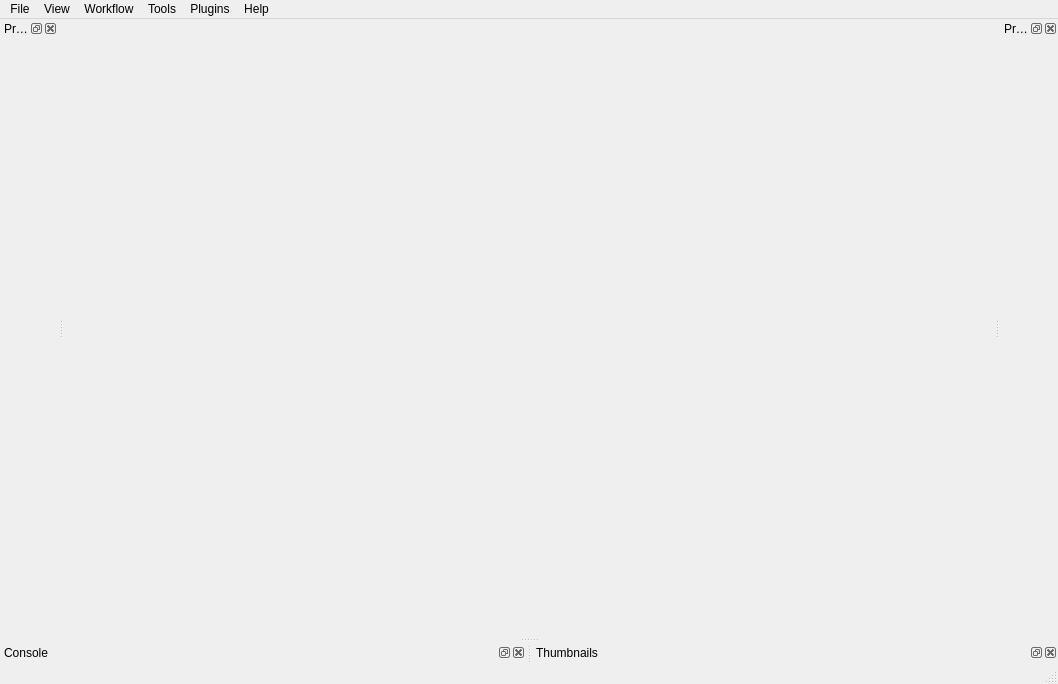
<?xml version="1.0" encoding="UTF-8"?>
<ui version="4.0">
 <class>MainWindowView</class>
 <widget class="QMainWindow" name="MainWindowView">
  <property name="geometry">
   <rect>
    <x>0</x>
    <y>0</y>
    <width>1058</width>
    <height>684</height>
   </rect>
  </property>
  <property name="windowTitle">
   <string>MainWindowView</string>
  </property>
  <widget class="QWidget" name="centralWidget"/>
  <widget class="QMenuBar" name="menuBar">
   <property name="geometry">
    <rect>
     <x>0</x>
     <y>0</y>
     <width>1058</width>
     <height>21</height>
    </rect>
   </property>
   <widget class="QMenu" name="menuFile">
    <property name="title">
     <string>File</string>
    </property>
   </widget>
   <widget class="QMenu" name="menuView">
    <property name="title">
     <string>View</string>
    </property>
   </widget>
   <widget class="QMenu" name="menuTools">
    <property name="title">
     <string>Tools</string>
    </property>
   </widget>
   <widget class="QMenu" name="menuHelp">
    <property name="title">
     <string>Help</string>
    </property>
   </widget>
   <widget class="QMenu" name="menuWorkflow">
    <property name="title">
     <string>Workflow</string>
    </property>
   </widget>
   <widget class="QMenu" name="menuPlugins">
    <property name="title">
     <string>Plugins</string>
    </property>
   </widget>
   <addaction name="menuFile"/>
   <addaction name="menuView"/>
   <addaction name="menuWorkflow"/>
   <addaction name="menuTools"/>
   <addaction name="menuPlugins"/>
   <addaction name="menuHelp"/>
  </widget>
  <widget class="QStatusBar" name="statusBar"/>
  <widget class="QDockWidget" name="dockWidgetProject">
   <property name="windowTitle">
    <string>Project</string>
   </property>
   <attribute name="dockWidgetArea">
    <number>1</number>
   </attribute>
   <widget class="QWidget" name="dockWidgetContentsProject">
    <layout class="QGridLayout" name="gridLayout">
     <property name="leftMargin">
      <number>0</number>
     </property>
     <property name="topMargin">
      <number>0</number>
     </property>
     <property name="rightMargin">
      <number>0</number>
     </property>
     <property name="bottomMargin">
      <number>0</number>
     </property>
    </layout>
   </widget>
  </widget>
  <widget class="QDockWidget" name="dockWidgetConsole">
   <property name="windowTitle">
    <string>Console</string>
   </property>
   <attribute name="dockWidgetArea">
    <number>8</number>
   </attribute>
   <widget class="QWidget" name="dockWidgetContentsConsole"/>
  </widget>
  <widget class="QDockWidget" name="dockWidgetProperties">
   <property name="windowTitle">
    <string>Properties</string>
   </property>
   <attribute name="dockWidgetArea">
    <number>2</number>
   </attribute>
   <widget class="QWidget" name="dockWidgetContentsProperties">
    <layout class="QGridLayout" name="gridLayout_2">
     <property name="leftMargin">
      <number>0</number>
     </property>
     <property name="topMargin">
      <number>0</number>
     </property>
     <property name="rightMargin">
      <number>0</number>
     </property>
     <property name="bottomMargin">
      <number>0</number>
     </property>
    </layout>
   </widget>
  </widget>
  <widget class="QDockWidget" name="dockWidgetThumb">
   <property name="windowTitle">
    <string>Thumbnails</string>
   </property>
   <attribute name="dockWidgetArea">
    <number>8</number>
   </attribute>
   <widget class="QWidget" name="dockWidgetThumbContents"/>
  </widget>
 </widget>
 <layoutdefault spacing="6" margin="11"/>
 <resources/>
 <connections/>
</ui>
